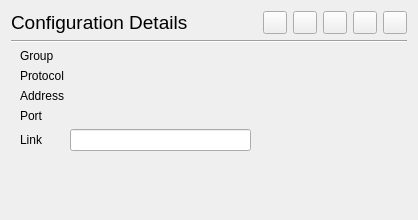
<?xml version="1.0" encoding="UTF-8"?>
<ui version="4.0">
 <class>ConnectionInfoWidget</class>
 <widget class="QWidget" name="ConnectionInfoWidget">
  <property name="geometry">
   <rect>
    <x>0</x>
    <y>0</y>
    <width>418</width>
    <height>220</height>
   </rect>
  </property>
  <property name="sizePolicy">
   <sizepolicy hsizetype="MinimumExpanding" vsizetype="MinimumExpanding">
    <horstretch>0</horstretch>
    <verstretch>0</verstretch>
   </sizepolicy>
  </property>
  <property name="mouseTracking">
   <bool>true</bool>
  </property>
  <property name="windowTitle">
   <string>Form</string>
  </property>
  <layout class="QVBoxLayout" name="verticalLayout">
   <item>
    <layout class="QHBoxLayout" name="horizontalLayout_2">
     <item>
      <widget class="QLabel" name="connNameLabel">
       <property name="font">
        <font>
         <pointsize>14</pointsize>
        </font>
       </property>
       <property name="text">
        <string>Configuration Details</string>
       </property>
      </widget>
     </item>
     <item>
      <layout class="QHBoxLayout" name="horizontalLayout">
       <item>
        <spacer name="horizontalSpacer">
         <property name="orientation">
          <enum>Qt::Horizontal</enum>
         </property>
         <property name="sizeHint" stdset="0">
          <size>
           <width>40</width>
           <height>20</height>
          </size>
         </property>
        </spacer>
       </item>
       <item>
        <widget class="QToolButton" name="connectBtn">
         <property name="toolTip">
          <string>Connect/Disconnect</string>
         </property>
         <property name="text">
          <string/>
         </property>
         <property name="icon">
          <iconset resource="../../../../resources.new.qrc">
           <normaloff>:/assets/icons/ui_dark/start.svg</normaloff>:/assets/icons/ui_dark/start.svg</iconset>
         </property>
        </widget>
       </item>
       <item>
        <widget class="QToolButton" name="editBtn">
         <property name="toolTip">
          <string>Edit Connection</string>
         </property>
         <property name="text">
          <string/>
         </property>
         <property name="icon">
          <iconset resource="../../../../resources.new.qrc">
           <normaloff>:/assets/icons/ui_dark/edit.svg</normaloff>:/assets/icons/ui_dark/edit.svg</iconset>
         </property>
        </widget>
       </item>
       <item>
        <widget class="QToolButton" name="editJsonBtn">
         <property name="toolTip">
          <string>Edit Connection as JSON</string>
         </property>
         <property name="text">
          <string/>
         </property>
         <property name="icon">
          <iconset resource="../../../../resources.new.qrc">
           <normaloff>:/assets/icons/ui_dark/edit.svg</normaloff>:/assets/icons/ui_dark/edit.svg</iconset>
         </property>
        </widget>
       </item>
       <item>
        <widget class="QToolButton" name="latencyBtn">
         <property name="toolTip">
          <string>Latency Test</string>
         </property>
         <property name="text">
          <string/>
         </property>
        </widget>
       </item>
       <item>
        <widget class="QToolButton" name="deleteBtn">
         <property name="toolTip">
          <string>Delete Connection</string>
         </property>
         <property name="text">
          <string/>
         </property>
         <property name="icon">
          <iconset resource="../../../../resources.new.qrc">
           <normaloff>:/assets/icons/ui_dark/ashbin.svg</normaloff>:/assets/icons/ui_dark/ashbin.svg</iconset>
         </property>
        </widget>
       </item>
      </layout>
     </item>
    </layout>
   </item>
   <item>
    <widget class="Line" name="line">
     <property name="orientation">
      <enum>Qt::Horizontal</enum>
     </property>
    </widget>
   </item>
   <item>
    <widget class="QStackedWidget" name="stackedWidget">
     <property name="currentIndex">
      <number>0</number>
     </property>
     <widget class="QWidget" name="page">
      <layout class="QHBoxLayout" name="horizontalLayout_3" stretch="1,0">
       <property name="topMargin">
        <number>0</number>
       </property>
       <property name="rightMargin">
        <number>0</number>
       </property>
       <property name="bottomMargin">
        <number>0</number>
       </property>
       <item>
        <layout class="QFormLayout" name="formLayout">
         <item row="0" column="0">
          <widget class="QLabel" name="label_4">
           <property name="text">
            <string>Group</string>
           </property>
          </widget>
         </item>
         <item row="0" column="1">
          <widget class="QLabel" name="groupLabel">
           <property name="sizePolicy">
            <sizepolicy hsizetype="MinimumExpanding" vsizetype="Preferred">
             <horstretch>0</horstretch>
             <verstretch>0</verstretch>
            </sizepolicy>
           </property>
           <property name="cursor">
            <cursorShape>IBeamCursor</cursorShape>
           </property>
           <property name="text">
            <string notr="true"/>
           </property>
           <property name="wordWrap">
            <bool>true</bool>
           </property>
           <property name="textInteractionFlags">
            <set>Qt::LinksAccessibleByMouse|Qt::TextSelectableByMouse</set>
           </property>
          </widget>
         </item>
         <item row="1" column="0">
          <widget class="QLabel" name="label_2">
           <property name="text">
            <string>Protocol</string>
           </property>
          </widget>
         </item>
         <item row="1" column="1">
          <widget class="QLabel" name="protocolLabel">
           <property name="sizePolicy">
            <sizepolicy hsizetype="MinimumExpanding" vsizetype="Preferred">
             <horstretch>0</horstretch>
             <verstretch>0</verstretch>
            </sizepolicy>
           </property>
           <property name="cursor">
            <cursorShape>IBeamCursor</cursorShape>
           </property>
           <property name="text">
            <string notr="true"/>
           </property>
           <property name="wordWrap">
            <bool>true</bool>
           </property>
           <property name="textInteractionFlags">
            <set>Qt::LinksAccessibleByMouse|Qt::TextSelectableByMouse</set>
           </property>
          </widget>
         </item>
         <item row="2" column="0">
          <widget class="QLabel" name="label">
           <property name="text">
            <string>Address</string>
           </property>
          </widget>
         </item>
         <item row="2" column="1">
          <widget class="QLabel" name="addressLabel">
           <property name="sizePolicy">
            <sizepolicy hsizetype="MinimumExpanding" vsizetype="Preferred">
             <horstretch>0</horstretch>
             <verstretch>0</verstretch>
            </sizepolicy>
           </property>
           <property name="cursor">
            <cursorShape>IBeamCursor</cursorShape>
           </property>
           <property name="text">
            <string notr="true"/>
           </property>
           <property name="wordWrap">
            <bool>true</bool>
           </property>
           <property name="textInteractionFlags">
            <set>Qt::LinksAccessibleByMouse|Qt::TextSelectableByMouse</set>
           </property>
          </widget>
         </item>
         <item row="3" column="0">
          <widget class="QLabel" name="label_3">
           <property name="text">
            <string>Port</string>
           </property>
          </widget>
         </item>
         <item row="3" column="1">
          <widget class="QLabel" name="portLabel">
           <property name="sizePolicy">
            <sizepolicy hsizetype="MinimumExpanding" vsizetype="Preferred">
             <horstretch>0</horstretch>
             <verstretch>0</verstretch>
            </sizepolicy>
           </property>
           <property name="cursor">
            <cursorShape>IBeamCursor</cursorShape>
           </property>
           <property name="text">
            <string notr="true"/>
           </property>
           <property name="textInteractionFlags">
            <set>Qt::LinksAccessibleByMouse|Qt::TextSelectableByMouse</set>
           </property>
          </widget>
         </item>
         <item row="4" column="0">
          <widget class="QLabel" name="shareLinkLabel">
           <property name="text">
            <string>Link</string>
           </property>
          </widget>
         </item>
         <item row="4" column="1">
          <widget class="QLineEdit" name="shareLinkTxt">
           <property name="cursor">
            <cursorShape>IBeamCursor</cursorShape>
           </property>
           <property name="text">
            <string notr="true"/>
           </property>
           <property name="readOnly">
            <bool>true</bool>
           </property>
          </widget>
         </item>
        </layout>
       </item>
       <item>
        <widget class="QWidget" name="qrImageWidget" native="true">
         <layout class="QVBoxLayout" name="_2">
          <property name="spacing">
           <number>0</number>
          </property>
          <property name="leftMargin">
           <number>0</number>
          </property>
          <property name="topMargin">
           <number>0</number>
          </property>
          <property name="rightMargin">
           <number>0</number>
          </property>
          <property name="bottomMargin">
           <number>0</number>
          </property>
          <item>
           <widget class="QLabel" name="qrLabel">
            <property name="sizePolicy">
             <sizepolicy hsizetype="Fixed" vsizetype="Fixed">
              <horstretch>0</horstretch>
              <verstretch>0</verstretch>
             </sizepolicy>
            </property>
            <property name="minimumSize">
             <size>
              <width>150</width>
              <height>150</height>
             </size>
            </property>
            <property name="maximumSize">
             <size>
              <width>150</width>
              <height>150</height>
             </size>
            </property>
            <property name="toolTip">
             <string>QR Code</string>
            </property>
            <property name="text">
             <string/>
            </property>
            <property name="pixmap">
             <pixmap resource="../../../../resources.qrc">:/assets/icons/plumbum.png</pixmap>
            </property>
            <property name="scaledContents">
             <bool>true</bool>
            </property>
            <property name="alignment">
             <set>Qt::AlignCenter</set>
            </property>
            <property name="textInteractionFlags">
             <set>Qt::NoTextInteraction</set>
            </property>
           </widget>
          </item>
          <item>
           <spacer name="verticalSpacer">
            <property name="orientation">
             <enum>Qt::Vertical</enum>
            </property>
            <property name="sizeHint" stdset="0">
             <size>
              <width>0</width>
              <height>0</height>
             </size>
            </property>
           </spacer>
          </item>
         </layout>
        </widget>
       </item>
      </layout>
     </widget>
     <widget class="QWidget" name="page_3">
      <layout class="QFormLayout" name="formLayout_2">
       <property name="topMargin">
        <number>0</number>
       </property>
       <property name="rightMargin">
        <number>0</number>
       </property>
       <property name="bottomMargin">
        <number>0</number>
       </property>
       <item row="0" column="0">
        <widget class="QLabel" name="label_6">
         <property name="text">
          <string>Group Name</string>
         </property>
        </widget>
       </item>
       <item row="0" column="1">
        <widget class="QLabel" name="groupNameLabel">
         <property name="cursor">
          <cursorShape>IBeamCursor</cursorShape>
         </property>
         <property name="text">
          <string/>
         </property>
         <property name="wordWrap">
          <bool>true</bool>
         </property>
         <property name="textInteractionFlags">
          <set>Qt::LinksAccessibleByMouse|Qt::TextSelectableByMouse</set>
         </property>
        </widget>
       </item>
       <item row="1" column="0">
        <widget class="QLabel" name="label_9">
         <property name="text">
          <string>Subscription Link</string>
         </property>
        </widget>
       </item>
       <item row="2" column="0">
        <widget class="QLabel" name="label_7">
         <property name="text">
          <string>Share Link</string>
         </property>
        </widget>
       </item>
       <item row="2" column="1">
        <widget class="QPlainTextEdit" name="groupShareTxt">
         <property name="sizePolicy">
          <sizepolicy hsizetype="MinimumExpanding" vsizetype="Preferred">
           <horstretch>0</horstretch>
           <verstretch>0</verstretch>
          </sizepolicy>
         </property>
         <property name="minimumSize">
          <size>
           <width>1</width>
           <height>1</height>
          </size>
         </property>
         <property name="horizontalScrollBarPolicy">
          <enum>Qt::ScrollBarAlwaysOn</enum>
         </property>
         <property name="sizeAdjustPolicy">
          <enum>QAbstractScrollArea::AdjustToContents</enum>
         </property>
         <property name="lineWrapMode">
          <enum>QPlainTextEdit::NoWrap</enum>
         </property>
         <property name="readOnly">
          <bool>true</bool>
         </property>
        </widget>
       </item>
       <item row="1" column="1">
        <widget class="QLineEdit" name="groupSubsLinkTxt">
         <property name="readOnly">
          <bool>true</bool>
         </property>
        </widget>
       </item>
      </layout>
     </widget>
    </widget>
   </item>
  </layout>
 </widget>
 <resources>
  <include location="../../../../resources.qrc"/>
  <include location="../../../../resources.new.qrc"/>
 </resources>
 <connections/>
</ui>
